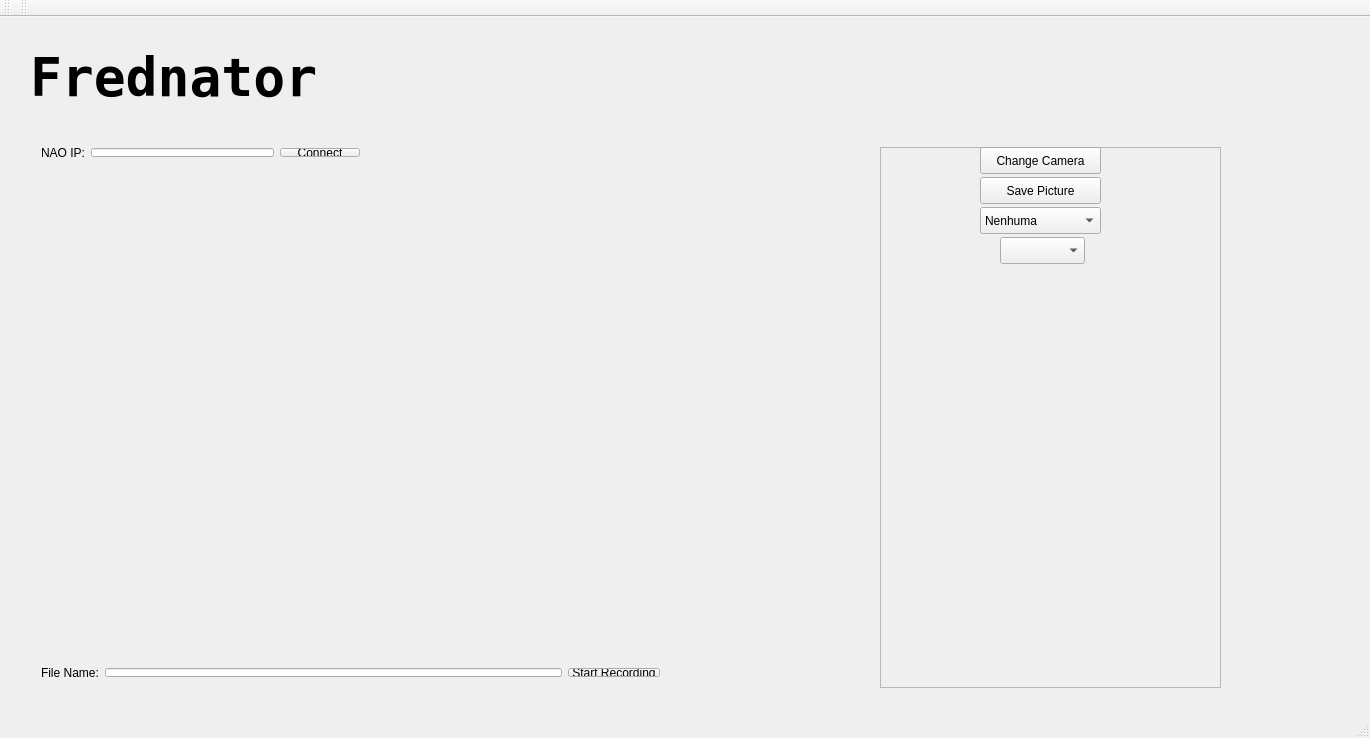
<?xml version="1.0" encoding="UTF-8"?>
<ui version="4.0">
 <class>MainWindow</class>
 <widget class="QMainWindow" name="MainWindow">
  <property name="geometry">
   <rect>
    <x>0</x>
    <y>0</y>
    <width>1370</width>
    <height>738</height>
   </rect>
  </property>
  <property name="windowTitle">
   <string>MainWindow</string>
  </property>
  <widget class="QWidget" name="centralWidget">
   <widget class="QWidget" name="layoutWidget">
    <property name="geometry">
     <rect>
      <x>30</x>
      <y>120</y>
      <width>341</width>
      <height>31</height>
     </rect>
    </property>
    <layout class="QHBoxLayout" name="horizontalLayout_2">
     <item>
      <layout class="QHBoxLayout" name="horizontalLayout">
       <item>
        <widget class="QLabel" name="labelNAOIP">
         <property name="text">
          <string>NAO IP:</string>
         </property>
        </widget>
       </item>
       <item>
        <widget class="QLineEdit" name="lineIP"/>
       </item>
      </layout>
     </item>
     <item>
      <widget class="QPushButton" name="connectButton">
       <property name="text">
        <string>Connect</string>
       </property>
      </widget>
     </item>
    </layout>
   </widget>
   <widget class="QWidget" name="layoutWidget">
    <property name="geometry">
     <rect>
      <x>30</x>
      <y>640</y>
      <width>641</width>
      <height>31</height>
     </rect>
    </property>
    <layout class="QHBoxLayout" name="horizontalLayout_5">
     <item>
      <layout class="QHBoxLayout" name="horizontalLayout_4"/>
     </item>
     <item>
      <layout class="QHBoxLayout" name="horizontalLayout_3">
       <item>
        <widget class="QLabel" name="fileNameLabel">
         <property name="text">
          <string>File Name:</string>
         </property>
        </widget>
       </item>
       <item>
        <widget class="QLineEdit" name="fileNameLine"/>
       </item>
       <item>
        <widget class="QPushButton" name="StartRecordingButton">
         <property name="text">
          <string>Start Recording</string>
         </property>
        </widget>
       </item>
      </layout>
     </item>
    </layout>
   </widget>
   <widget class="QLabel" name="image_frame">
    <property name="geometry">
     <rect>
      <x>30</x>
      <y>160</y>
      <width>741</width>
      <height>461</height>
     </rect>
    </property>
    <property name="text">
     <string/>
    </property>
   </widget>
   <widget class="QFrame" name="commandArea">
    <property name="geometry">
     <rect>
      <x>880</x>
      <y>130</y>
      <width>341</width>
      <height>541</height>
     </rect>
    </property>
    <property name="frameShape">
     <enum>QFrame::StyledPanel</enum>
    </property>
    <property name="frameShadow">
     <enum>QFrame::Raised</enum>
    </property>
    <widget class="QPushButton" name="changeCameraButton">
     <property name="geometry">
      <rect>
       <x>100</x>
       <y>0</y>
       <width>121</width>
       <height>27</height>
      </rect>
     </property>
     <property name="text">
      <string>Change Camera</string>
     </property>
    </widget>
    <widget class="QPushButton" name="pushButton">
     <property name="geometry">
      <rect>
       <x>100</x>
       <y>30</y>
       <width>121</width>
       <height>27</height>
      </rect>
     </property>
     <property name="text">
      <string>Save Picture</string>
     </property>
    </widget>
    <widget class="QComboBox" name="FunctionSelected">
     <property name="geometry">
      <rect>
       <x>100</x>
       <y>60</y>
       <width>121</width>
       <height>27</height>
      </rect>
     </property>
     <item>
      <property name="text">
       <string>Nenhuma</string>
      </property>
     </item>
     <item>
      <property name="text">
       <string>ballDetector</string>
      </property>
     </item>
     <item>
      <property name="text">
       <string>ballDetector2</string>
      </property>
     </item>
     <item>
      <property name="text">
       <string>raphaDetector</string>
      </property>
     </item>
     <item>
      <property name="text">
       <string>fieldDetector</string>
      </property>
     </item>
     <item>
      <property name="text">
       <string>fieldDetector2</string>
      </property>
     </item>
     <item>
      <property name="text">
       <string>yellowDetector</string>
      </property>
     </item>
     <item>
      <property name="text">
       <string>ellipseDetector</string>
      </property>
     </item>
     <item>
      <property name="text">
       <string>goalDetector</string>
      </property>
     </item>
     <item>
      <property name="text">
       <string>lineDetector</string>
      </property>
     </item>
    </widget>
    <widget class="QComboBox" name="debugImageVectorSelector">
     <property name="geometry">
      <rect>
       <x>120</x>
       <y>90</y>
       <width>85</width>
       <height>27</height>
      </rect>
     </property>
    </widget>
    <widget class="QWidget" name="formLayoutWidget">
     <property name="geometry">
      <rect>
       <x>29</x>
       <y>129</y>
       <width>281</width>
       <height>411</height>
      </rect>
     </property>
     <layout class="QFormLayout" name="ParamLayout"/>
    </widget>
   </widget>
   <widget class="QLabel" name="simulatorName">
    <property name="geometry">
     <rect>
      <x>30</x>
      <y>20</y>
      <width>921</width>
      <height>81</height>
     </rect>
    </property>
    <property name="font">
     <font>
      <family>DejaVu Sans Mono</family>
      <pointsize>40</pointsize>
      <weight>75</weight>
      <bold>true</bold>
     </font>
    </property>
    <property name="text">
     <string>Frednator</string>
    </property>
   </widget>
   <widget class="QLabel" name="unbeatablesLogo">
    <property name="geometry">
     <rect>
      <x>930</x>
      <y>0</y>
      <width>241</width>
      <height>131</height>
     </rect>
    </property>
    <property name="text">
     <string/>
    </property>
   </widget>
  </widget>
  <widget class="QMenuBar" name="menuBar">
   <property name="geometry">
    <rect>
     <x>0</x>
     <y>0</y>
     <width>1370</width>
     <height>25</height>
    </rect>
   </property>
  </widget>
  <widget class="QToolBar" name="mainToolBar">
   <attribute name="toolBarArea">
    <enum>TopToolBarArea</enum>
   </attribute>
   <attribute name="toolBarBreak">
    <bool>false</bool>
   </attribute>
  </widget>
  <widget class="QStatusBar" name="statusBar"/>
  <widget class="QToolBar" name="toolBar">
   <property name="windowTitle">
    <string>toolBar</string>
   </property>
   <attribute name="toolBarArea">
    <enum>TopToolBarArea</enum>
   </attribute>
   <attribute name="toolBarBreak">
    <bool>false</bool>
   </attribute>
  </widget>
 </widget>
 <layoutdefault spacing="6" margin="11"/>
 <resources/>
 <connections>
  <connection>
   <sender>lineIP</sender>
   <signal>returnPressed()</signal>
   <receiver>connectButton</receiver>
   <slot>click()</slot>
   <hints>
    <hint type="sourcelabel">
     <x>206</x>
     <y>167</y>
    </hint>
    <hint type="destinationlabel">
     <x>316</x>
     <y>181</y>
    </hint>
   </hints>
  </connection>
 </connections>
</ui>
